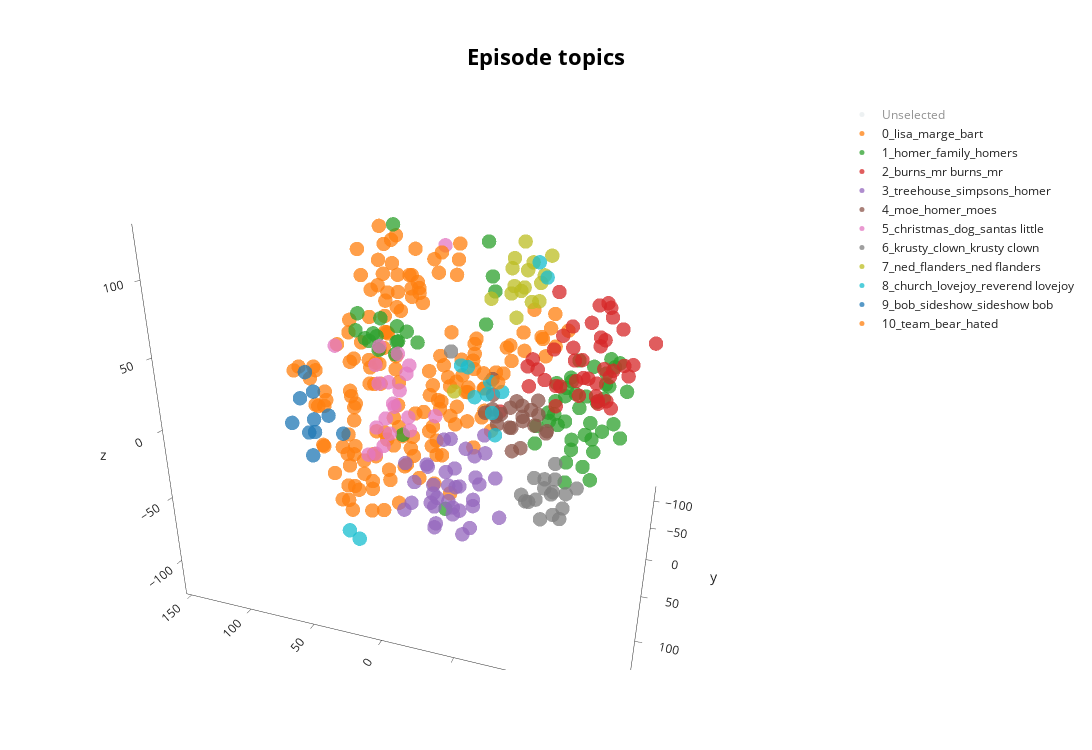

This figure's notebook cell:
### Code cell
visualize_episodes(topic_model, simpsons_episodes, reduced_embeddings = tsne_embeddings_3d)
